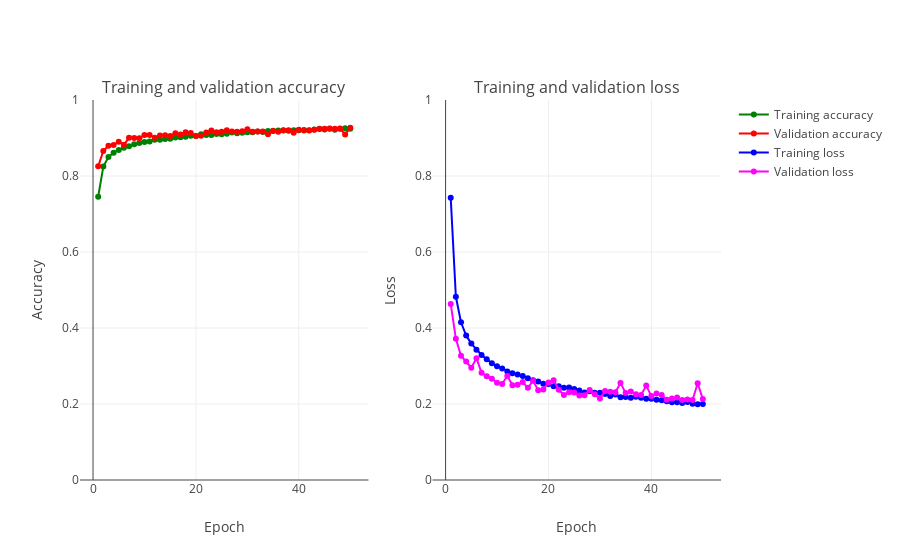

The notebook cell this image was saved under:
### Code cell
plot_accuracy_and_loss(train_model)

score = model.evaluate(X_test, y_test, verbose=0)
print('Test loss:', score[0])
print('Test accuracy:', score[1])

### Figure 1 — Plotly figure (JSON) as saved in the notebook; plotly's stock layout.template omitted (floating-point values rounded to 4 significant figures)
{"data": [{"marker": {"color": "Green"}, "mode": "markers+lines", "name": "Training accuracy", "text": ["1", "2", "3", "4", "5", "6", "7", "8", "9", "10", "11", "12", "13", "14", "15", "16", "17", "18", "19", "20", "21", "22", "23", "24", "25", "26", "27", "28", "29", "30", "31", "32", "33", "34", "35", "36", "37", "38", "39", "40", "41", "42", "43", "44", "45", "46", "47", "48", "49", "50"], "type": "scatter", "uid": "55ac56bc-4cf3-11ea-b1c4-39b7094d46f5", "x": [1, 2, 3, 4, 5, 6, 7, 8, 9, 10, 11, 12, 13, 14, 15, 16, 17, 18, 19, 20, 21, 22, 23, 24, 25, 26, 27, 28, 29, 30, 31, 32, 33, 34, 35, 36, 37, 38, 39, 40, 41, 42, 43, 44, 45, 46, 47, 48, 49, 50], "xaxis": "x", "y": [0.7454, 0.825, 0.8501, 0.8612, 0.8685, 0.8741, 0.8785, 0.8838, 0.8867, 0.8894, 0.891, 0.8955, 0.8957, 0.8974, 0.8982, 0.9011, 0.9017, 0.9032, 0.906, 0.9052, 0.9099, 0.9081, 0.908, 0.9106, 0.9098, 0.9112, 0.9142, 0.9122, 0.9136, 0.915, 0.915, 0.9174, 0.9159, 0.9185, 0.9189, 0.9196, 0.9195, 0.9188, 0.9207, 0.9204, 0.9208, 0.9206, 0.9225, 0.9241, 0.9226, 0.9242, 0.9216, 0.9241, 0.9258, 0.9241], "yaxis": "y"}, {"marker": {"color": "Red"}, "mode": "markers+lines", "name": "Validation accuracy", "text": ["1", "2", "3", "4", "5", "6", "7", "8", "9", "10", "11", "12", "13", "14", "15", "16", "17", "18", "19", "20", "21", "22", "23", "24", "25", "26", "27", "28", "29", "30", "31", "32", "33", "34", "35", "36", "37", "38", "39", "40", "41", "42", "43", "44", "45", "46", "47", "48", "49", "50"], "type": "scatter", "uid": "55ad3b7c-4cf3-11ea-b1c4-39b7094d46f5", "x": [1, 2, 3, 4, 5, 6, 7, 8, 9, 10, 11, 12, 13, 14, 15, 16, 17, 18, 19, 20, 21, 22, 23, 24, 25, 26, 27, 28, 29, 30, 31, 32, 33, 34, 35, 36, 37, 38, 39, 40, 41, 42, 43, 44, 45, 46, 47, 48, 49, 50], "xaxis": "x", "y": [0.8255, 0.8657, 0.8796, 0.8813, 0.8902, 0.8819, 0.9005, 0.9, 0.8995, 0.9077, 0.9081, 0.9005, 0.9064, 0.907, 0.9051, 0.9124, 0.9091, 0.9154, 0.9133, 0.9054, 0.9062, 0.9147, 0.92, 0.9152, 0.9167, 0.9202, 0.9173, 0.9166, 0.9176, 0.9228, 0.9166, 0.9174, 0.9174, 0.9097, 0.9182, 0.9164, 0.9205, 0.9205, 0.9135, 0.9216, 0.9199, 0.9197, 0.9215, 0.9239, 0.9245, 0.9249, 0.9244, 0.9249, 0.9093, 0.9269], "yaxis": "y"}, {"marker": {"color": "Blue"}, "mode": "markers+lines", "name": "Training loss", "text": ["1", "2", "3", "4", "5", "6", "7", "8", "9", "10", "11", "12", "13", "14", "15", "16", "17", "18", "19", "20", "21", "22", "23", "24", "25", "26", "27", "28", "29", "30", "31", "32", "33", "34", "35", "36", "37", "38", "39", "40", "41", "42", "43", "44", "45", "46", "47", "48", "49", "50"], "type": "scatter", "uid": "55ae2db6-4cf3-11ea-b1c4-39b7094d46f5", "x": [1, 2, 3, 4, 5, 6, 7, 8, 9, 10, 11, 12, 13, 14, 15, 16, 17, 18, 19, 20, 21, 22, 23, 24, 25, 26, 27, 28, 29, 30, 31, 32, 33, 34, 35, 36, 37, 38, 39, 40, 41, 42, 43, 44, 45, 46, 47, 48, 49, 50], "xaxis": "x2", "y": [0.7425, 0.4821, 0.4149, 0.38, 0.359, 0.3426, 0.329, 0.3178, 0.307, 0.2994, 0.2933, 0.2858, 0.2811, 0.2774, 0.2737, 0.2677, 0.2622, 0.2591, 0.2532, 0.2527, 0.2466, 0.2466, 0.2431, 0.2431, 0.2395, 0.2356, 0.2301, 0.2335, 0.2298, 0.2296, 0.226, 0.221, 0.2251, 0.2176, 0.2184, 0.2166, 0.2188, 0.2163, 0.2135, 0.2141, 0.2111, 0.2096, 0.2069, 0.2046, 0.2047, 0.2025, 0.2053, 0.2005, 0.1994, 0.2002], "yaxis": "y2"}, {"marker": {"color": "Magenta"}, "mode": "markers+lines", "name": "Validation loss", "text": ["1", "2", "3", "4", "5", "6", "7", "8", "9", "10", "11", "12", "13", "14", "15", "16", "17", "18", "19", "20", "21", "22", "23", "24", "25", "26", "27", "28", "29", "30", "31", "32", "33", "34", "35", "36", "37", "38", "39", "40", "41", "42", "43", "44", "45", "46", "47", "48", "49", "50"], "type": "scatter", "uid": "55af114a-4cf3-11ea-b1c4-39b7094d46f5", "x": [1, 2, 3, 4, 5, 6, 7, 8, 9, 10, 11, 12, 13, 14, 15, 16, 17, 18, 19, 20, 21, 22, 23, 24, 25, 26, 27, 28, 29, 30, 31, 32, 33, 34, 35, 36, 37, 38, 39, 40, 41, 42, 43, 44, 45, 46, 47, 48, 49, 50], "xaxis": "x2", "y": [0.4633, 0.3714, 0.3271, 0.3119, 0.2956, 0.3206, 0.2823, 0.2733, 0.2665, 0.2562, 0.2527, 0.2736, 0.2493, 0.2505, 0.2578, 0.2425, 0.2614, 0.2361, 0.2384, 0.2564, 0.2627, 0.2373, 0.2238, 0.2308, 0.2306, 0.2226, 0.2229, 0.2365, 0.2254, 0.2142, 0.2339, 0.2324, 0.2311, 0.2555, 0.2286, 0.2326, 0.2257, 0.2239, 0.2484, 0.2208, 0.2276, 0.2237, 0.2115, 0.2143, 0.2171, 0.2102, 0.2116, 0.2105, 0.2547, 0.2129], "yaxis": "y2"}], "layout": {"annotations": [{"font": {"size": 16}, "showarrow": false, "text": "Training and validation accuracy", "x": 0.225, "xanchor": "center", "xref": "paper", "y": 1.0, "yanchor": "bottom", "yref": "paper"}, {"font": {"size": 16}, "showarrow": false, "text": "Training and validation loss", "x": 0.775, "xanchor": "center", "xref": "paper", "y": 1.0, "yanchor": "bottom", "yref": "paper"}], "xaxis": {"anchor": "y", "domain": [0.0, 0.45], "title": "Epoch"}, "xaxis2": {"anchor": "y2", "domain": [0.55, 1.0], "title": "Epoch"}, "yaxis": {"anchor": "x", "domain": [0.0, 1.0], "range": [0, 1], "title": "Accuracy"}, "yaxis2": {"anchor": "x2", "domain": [0.0, 1.0], "range": [0, 1], "title": "Loss"}}}
